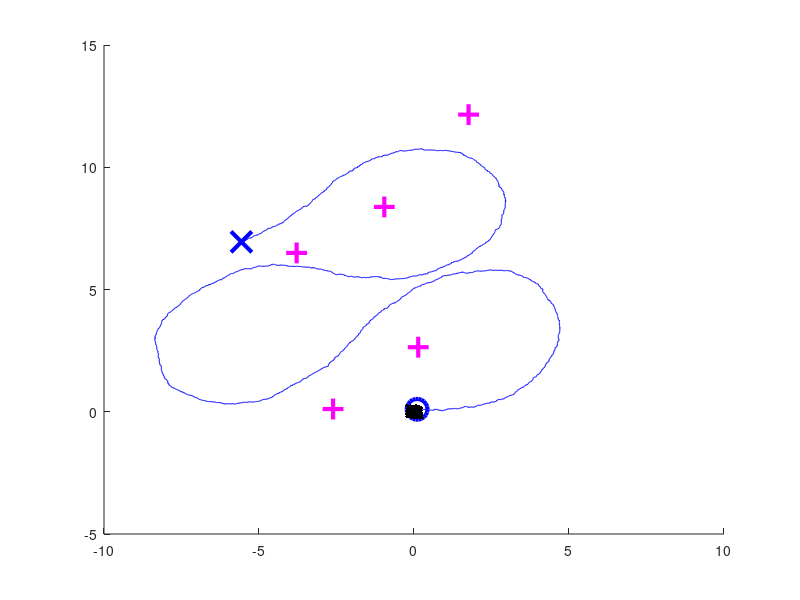

The MATLAB script that drew this image: (Note: this script raises an error after producing the figure.)
%Lec09_PF2DLocalizationDemo.m
%Use range-only measurements taken every nskip time steps 
%%(i.e. measurements NOT received every single time step)
%%Black dots = weighted Particle Filter samples 
%%Black ellipse/cross = weighted sample mean and covar from Particle Filter
%%Pink crosses = noisy range beacons
%%Blue path = true robot trajectory

clc,clear,
close all
rng(1928374655)

%% 0. Set up
dt = 0.02; %should be small when using Euler integration!
tvec = dt:dt:100;
whist = 0.2*sin(0.1*tvec);%0.45*ones(size(tvec)); %angular velocity profile, in rad/s
qhist = 0.5*ones(size(tvec)); %linear velocity profile, in m/s
x0true = [0.1,0.1,0]'; %initial state: x,y,theta

Q = diag([0.1; 0.1; 0.05]);%diag([0.1; 0.1; 0.05]); %process noise variances
R = 1.5; %true range measurement noise variances

% landmarks = [ ...
%     -1.2856    5.8519
%     1.5420    2.1169
%    -0.1104    1.7926
%     4.2603    9.7480
%     2.6365   12.9204
%    -3.5036    7.7518
%    -1.6228   10.2106
%    -9.8876    1.2568
%     2.1522    0.5491
%    -7.3594   11.9139];
landmarks = [...
    -1.2856-2.5    6.4964
    1.5420-2.5    8.3772
   -0.1104-2.5    0.1124
    4.2603-2.5   12.1522
    2.6365-2.5    2.6406];
nLandmarks = size(landmarks,1);

%% 1. Simulate forward truth model using Euler integration
xtruehist = zeros(3,length(tvec)+1);
xtruehist(:,1) = x0true;

zhist = nan(nLandmarks,length(tvec)+1);

for kk=1:length(tvec)
    v = mvnrnd(zeros(3,1),Q,1);
    xtruehist(1,kk+1) = xtruehist(1,kk) + dt*qhist(kk)*cos(xtruehist(3,kk)) + dt*v(1);
    xtruehist(2,kk+1) = xtruehist(2,kk) + dt*qhist(kk)*sin(xtruehist(3,kk)) + dt*v(2);
    xtruehist(3,kk+1) = xtruehist(3,kk) + dt*whist(kk) + dt*v(3);
    
    %%Simulate range/bearing measurements to origin landmark
    for ll=1:nLandmarks
        r = mvnrnd(zeros(1,1),R,1);
        zhist(ll,kk+1) =sqrt( (landmarks(ll,1)-xtruehist(1,kk+1)).^2 + ...
                              (landmarks(ll,2)-xtruehist(2,kk+1)).^2 ) + r;
        zhist(ll,kk+1) = max(zhist(ll,kk+1),0); %enforce non-negativity
    end
end
figure(),hold on
plot(xtruehist(1,:),xtruehist(2,:),'b')
plot(xtruehist(1,1),xtruehist(2,1),'bo','MarkerSize',15,'LineWidth',3)
plot(xtruehist(1,end),xtruehist(2,end),'bx','MarkerSize',15,'LineWidth',3)
plot(landmarks(:,1),landmarks(:,2),'m+','MarkerSize',15,'LineWidth',3)
%%Plot range measurements:
% for kk=1:length(tvec)
%     if mod(kk,20)==0
%     viscircles(repmat([xtruehist(1,kk),xtruehist(2,kk)],[nLandmarks 1]),...
%                zhist(:,kk),'EdgeColor','g','DrawBackgroundCircle',false,...
%                'LineWidth',0.5,'LineStyle','--')
%     end
% end

%% 2. Run PF with Euler integration
xhat = zeros(3,length(tvec)+1);
Phat = zeros(3,3,length(tvec)+1);
xbar = nan(3,length(tvec)+1);
Pbar = nan(3,3,length(tvec)+1);
eta = nan(2,length(tvec)+1);

Qpf = diag([0.15;0.15; 0.1]); %process noise tuning
Rpf = 0.5; %measurement noise tuning

nx = 3; %number of states
nz = 2; %number of sensor measurements per step
nv = length(Q); %number of process noise inputs
nw = length(R); %number of sensor noise inputs

nSamples = 300;
xsamplehist = zeros(3,nSamples,length(tvec)+1);
xsamplehist(:,:,1) = -.25+0.5*rand(3,nSamples); %start from large uniform distribution for initial condition
wsamplehist(1,:) = (1/nSamples)*ones(1,nSamples); %initialize particle weights

nskip = 150; %how often to do a measurement update: must be >=1
ess = nSamples;
for kk=1:length(tvec)
    
    %%Prediction step
    vpart = mvnrnd(zeros(1,3),Qpf,nSamples)';
    xsamplehist(1,:,kk+1) = xsamplehist(1,:,kk) + dt*qhist(kk)*cos(xsamplehist(3,:,kk)) + dt*vpart(1,:);
    xsamplehist(2,:,kk+1) = xsamplehist(2,:,kk) + dt*qhist(kk)*sin(xsamplehist(3,:,kk)) + dt*vpart(2,:);
    xsamplehist(3,:,kk+1) = xsamplehist(3,:,kk) + dt*whist(kk) + dt*vpart(3,:);
    %%Compute mean and variance from particles
    xyParticleMu = mean(squeeze(xsamplehist(1:2,:,kk+1)),2);
    xyParticleCov = cov(squeeze(xsamplehist(1:2,:,kk+1))');
    if kk==1
        hold on
        hpart = plot(xsamplehist(1,:,kk+1),xsamplehist(2,:,kk+1),'k.');
        [x2spart,y2spart] = calc_gsigma_ellipse_plotpoints(xyParticleMu,xyParticleCov,2,100);
        hellpart = plot(x2spart,y2spart,'k');
        hmupart = plot(xyParticleMu(1),xyParticleMu(2),'k+','MarkerSize',15,'LineWidth',2);
    elseif mod(kk,10)==0
        set(hpart,'XData',xsamplehist(1,:,kk+1),'YData',xsamplehist(2,:,kk+1))
        [x2spart,y2spart] = calc_gsigma_ellipse_plotpoints(xyParticleMu,xyParticleCov,2,100);
        set(hellpart,'XData',x2spart,'YData',y2spart)
        set(hmupart,'XData',xyParticleMu(1),'YData',xyParticleMu(2))
        title(['kk = ',num2str(kk+1),', ESS @ last meas update =',num2str(ess)])
    end
    
    %%Measurement update step
    if mod(kk+1,nskip)==0
        for ll=1:nLandmarks
            currzll = zhist(ll,kk+1);
            rhobarll = ...
                sqrt(sum((repmat(landmarks(ll,:),[nSamples 1])- xsamplehist(1:2,:,kk+1)').^2,2));
            lkll = mvnpdf(currzll,rhobarll,Rpf);
            
            wsamplehist = wsamplehist.*lkll'; %redo in log form to avoid underflow issues
            wsamplehist = wsamplehist./sum(wsamplehist);
            
        end
        %%Resample particles if necessary
            coeffvar = var(wsamplehist)/(mean(wsamplehist))^2;
            %%compute effective sample size for IS
            ess = nSamples/(1+coeffvar);
        title(['kk = ',num2str(kk+1),', ESS =',num2str(ess)])
        if ess<0.5*nSamples
            [sampsOut,wtsOut] = resampleParticles(xsamplehist(:,:,kk+1),wsamplehist);
            xsamplehist(:,:,kk+1) = sampsOut;
            wsamplehist = wtsOut;
        end
    end
    axis tight %axis([-10 10 -19 19])    
    pause(0.0025)
end